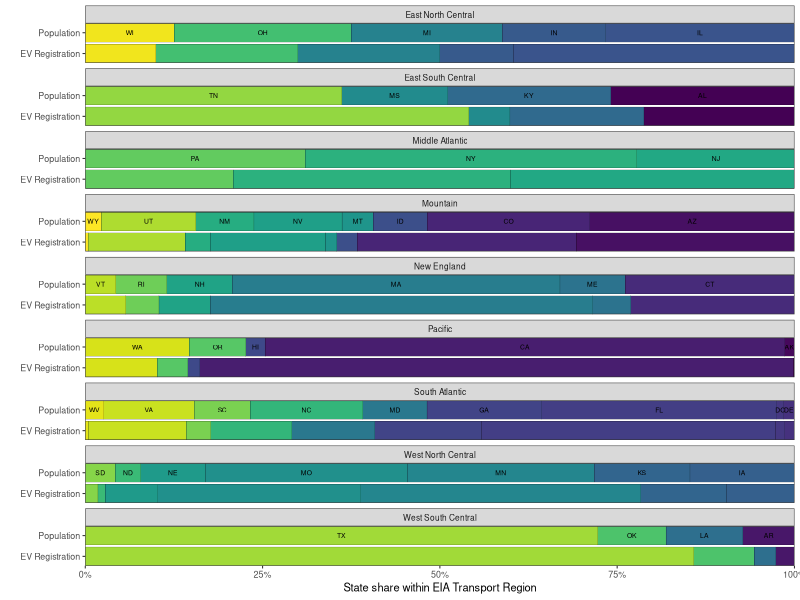
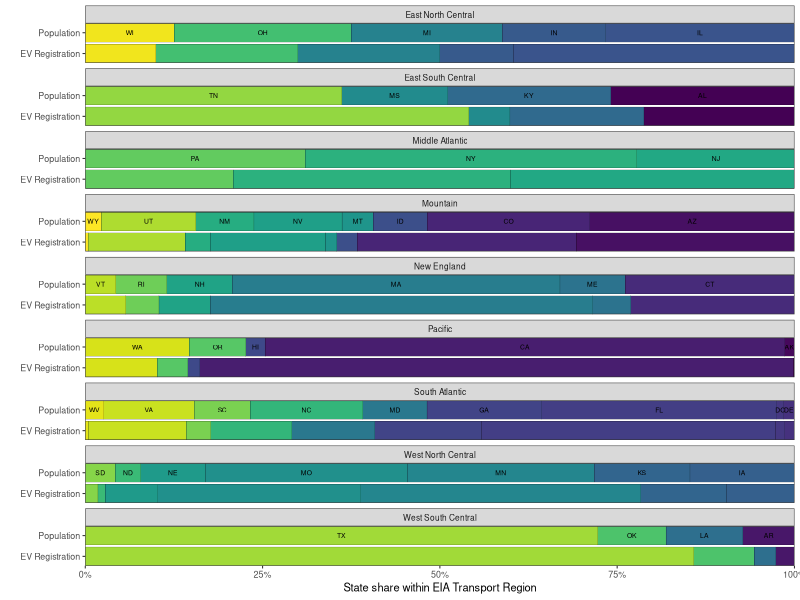

Reproduce these figures in R, in order.
# Dissagregate EVs based on 2023 registrations and population
# PBH March 2025
# https://afdc.energy.gov/data/10962

library(tidyverse)

# only BEVs included, for 2023
ev <- readxl::read_excel("Inputs/10962-ev-registration-counts-by-state_9-06-24.xlsx",
                         sheet = "EV Registration Counts in 2023",
                         range = "B3:C54") %>% 
  rename(regs=`Registration Count`)
sum(ev$regs)/1e6 # 3.55M

# get joins for region transport from EIA data
dict_reg <- read.csv("Inputs/Join_TransportEIA_State.csv")
ev <- ev %>% left_join(dict_reg,by=c("State"="NAME"))

# get population by state, from census data (need to generate census file beforehand)
census <- read.csv("Parameters/census_joins.csv")
census <- census %>% group_by(State,Region_Transport) %>% 
  reframe(pop=sum(pop))
sum(census$pop)/1e6 # 334M

# add pop
ev <- ev %>% left_join(census)
sum(ev$pop)/1e6

# calculate share of EV regs and share of pop by state within regions
ev_share <- ev %>% group_by(Region_Transport) %>% 
  mutate(pop=pop/sum(pop),
         ev=regs/sum(regs)) %>% ungroup() %>% 
  mutate(regs=NULL)
  
# State code
st_code <- read.csv("Inputs/Join_StateCode.csv")

# Barplot
ev_share %>% 
  left_join(st_code) %>% 
  rename(Population=pop,`EV Registration`=ev) %>% 
  pivot_longer(c(Population,`EV Registration`), 
               names_to = "key", values_to = "value") %>% 
  mutate(State_code=if_else(key=="Population",State_code,"")) %>% 
  ggplot(aes(key,value,fill=State))+
  geom_col(col="black",linewidth=0.05)+
  geom_text(aes(label=State_code),position = position_stack(vjust = .5),
            size=6*5/14 * 0.8)+
  coord_flip(expand = F)+
  ggforce::facet_col(facets = vars(Region_Transport),
                     scales = "free_y",
                     space = "free")+
  scale_y_continuous(labels=scales::percent)+
  scale_fill_viridis_d()+
  labs(x="",y="State share within EIA Transport Region")+
  theme_bw(8)+
  theme(legend.position = "none",
        panel.grid = element_blank(),
        strip.text = element_text(size=6))

ggsave("Figures/EV_reg_share.png", ggplot2::last_plot(),
       units="cm",dpi=600,width=8.7*2,height=11)

# Save share
write.csv(ev_share,"Parameters/EV_share_state.csv",row.names = F)

